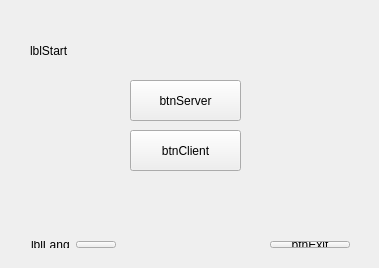
<?xml version="1.0" encoding="UTF-8"?>
<ui version="4.0">
 <class>FrmMain</class>
 <widget class="QWidget" name="FrmMain">
  <property name="geometry">
   <rect>
    <x>0</x>
    <y>0</y>
    <width>379</width>
    <height>268</height>
   </rect>
  </property>
  <property name="windowTitle">
   <string>MST - Multimedia Sharing Tool</string>
  </property>
  <widget class="QLabel" name="lblStart">
   <property name="geometry">
    <rect>
     <x>30</x>
     <y>40</y>
     <width>71</width>
     <height>21</height>
    </rect>
   </property>
   <property name="text">
    <string>lblStart</string>
   </property>
  </widget>
  <widget class="QPushButton" name="btnServer">
   <property name="geometry">
    <rect>
     <x>130</x>
     <y>80</y>
     <width>111</width>
     <height>41</height>
    </rect>
   </property>
   <property name="text">
    <string>btnServer</string>
   </property>
  </widget>
  <widget class="QPushButton" name="btnClient">
   <property name="geometry">
    <rect>
     <x>130</x>
     <y>130</y>
     <width>111</width>
     <height>41</height>
    </rect>
   </property>
   <property name="text">
    <string>btnClient</string>
   </property>
  </widget>
  <widget class="QWidget" name="layoutWidget">
   <property name="geometry">
    <rect>
     <x>20</x>
     <y>230</y>
     <width>341</width>
     <height>29</height>
    </rect>
   </property>
   <layout class="QHBoxLayout" name="horizontalLayout_2">
    <item>
     <layout class="QHBoxLayout" name="horizontalLayout">
      <item>
       <widget class="QLabel" name="lblLang">
        <property name="text">
         <string>lblLang</string>
        </property>
       </widget>
      </item>
      <item>
       <widget class="QPushButton" name="btnLang">
        <property name="text">
         <string/>
        </property>
       </widget>
      </item>
     </layout>
    </item>
    <item>
     <spacer name="horizontalSpacer">
      <property name="orientation">
       <enum>Qt::Horizontal</enum>
      </property>
      <property name="sizeHint" stdset="0">
       <size>
        <width>88</width>
        <height>20</height>
       </size>
      </property>
     </spacer>
    </item>
    <item>
     <widget class="QPushButton" name="btnExit">
      <property name="text">
       <string>btnExit</string>
      </property>
     </widget>
    </item>
   </layout>
  </widget>
 </widget>
 <layoutdefault spacing="6" margin="11"/>
 <resources/>
 <connections/>
</ui>
